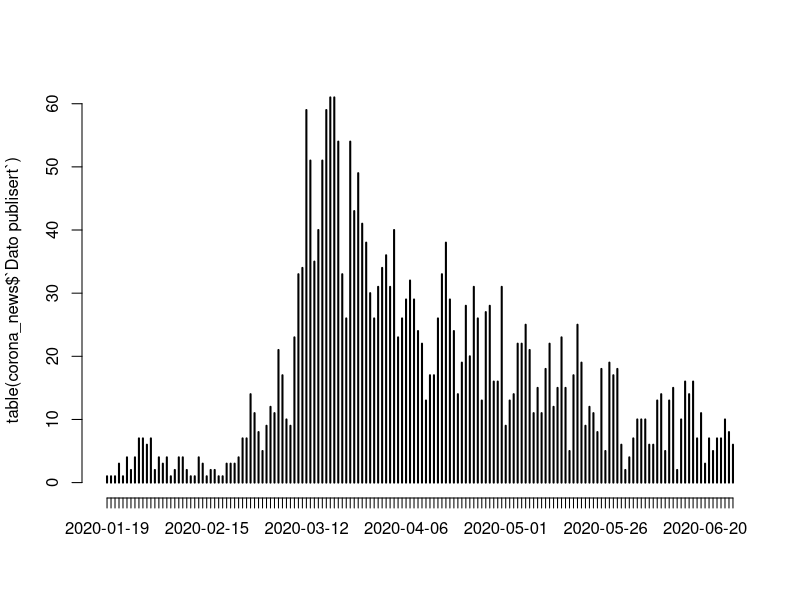

Write R code to recreate this figure. (Note: this script raises an error after producing the figure.)
library(readxl)

news_data <- read_xlsx("NRK/Artikler NRK.no oktober 2019-september 2020.xlsx")

# Remove all articles that doesn't have subject
news_data_na <- subset(news_data, !is.na(news_data$Subjekt))

# Creates a new subset of all articles with only subject is corona
corona_only_news <- subset(news_data, Subjekt == "Nytt koronavirus (Covid-19)")

# Creates a new subset of all corona articles 
corona_news <- news_data[grep("Covid-19", news_data$Subjekt), ]

# Making a plot of corona articles over time 
plot(table(corona_news$`Dato publisert`))

# More advanced plot


# Analzing the different subjects
sub <- sort(table(corona_news$Subjekt))

subjects <- news_data_na$Subjekt

subjects_split <- strsplit(news_data_na$Subjekt, split = ";")

subjects_all <- unlist(subjects_split)

# All unique subjects
subjects_unique <- unique(subjects_all)

# Most frequent subjects
table_sub <- as.table(table(subjects_all)) %>% 
  sort(decreasing = T) %>% 
  head(100)


